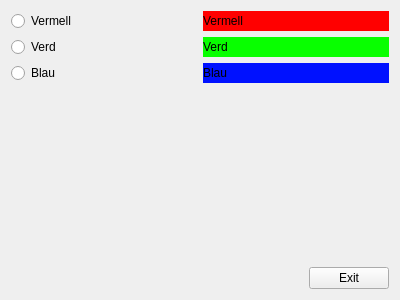
<?xml version="1.0" encoding="UTF-8"?>
<ui version="4.0">
 <class>Form</class>
 <widget class="QWidget" name="Form">
  <property name="geometry">
   <rect>
    <x>0</x>
    <y>0</y>
    <width>400</width>
    <height>300</height>
   </rect>
  </property>
  <property name="windowTitle">
   <string>Form</string>
  </property>
  <layout class="QVBoxLayout" name="verticalLayout_3">
   <item>
    <layout class="QVBoxLayout" name="verticalLayout">
     <item>
      <layout class="QHBoxLayout" name="horizontalLayout">
       <item>
        <widget class="QRadioButton" name="radioButton">
         <property name="text">
          <string>Vermell</string>
         </property>
        </widget>
       </item>
       <item>
        <widget class="QLabel" name="label">
         <property name="autoFillBackground">
          <bool>false</bool>
         </property>
         <property name="styleSheet">
          <string notr="true">background-color: rgb(255, 0, 0);</string>
         </property>
         <property name="text">
          <string>Vermell</string>
         </property>
        </widget>
       </item>
      </layout>
     </item>
     <item>
      <layout class="QHBoxLayout" name="horizontalLayout_2">
       <item>
        <widget class="QRadioButton" name="radioButton_2">
         <property name="text">
          <string>Verd</string>
         </property>
        </widget>
       </item>
       <item>
        <widget class="QLabel" name="label_2">
         <property name="styleSheet">
          <string notr="true">background-color: rgb(8, 255, 0);</string>
         </property>
         <property name="text">
          <string>Verd</string>
         </property>
        </widget>
       </item>
      </layout>
     </item>
     <item>
      <layout class="QHBoxLayout" name="horizontalLayout_3">
       <item>
        <widget class="QRadioButton" name="radioButton_3">
         <property name="text">
          <string>Blau</string>
         </property>
        </widget>
       </item>
       <item>
        <widget class="QLabel" name="label_3">
         <property name="styleSheet">
          <string notr="true">background-color: rgb(0, 17, 255);</string>
         </property>
         <property name="text">
          <string>Blau</string>
         </property>
        </widget>
       </item>
      </layout>
     </item>
    </layout>
   </item>
   <item>
    <layout class="QHBoxLayout" name="horizontalLayout_4">
     <item>
      <spacer name="horizontalSpacer">
       <property name="orientation">
        <enum>Qt::Horizontal</enum>
       </property>
       <property name="sizeHint" stdset="0">
        <size>
         <width>40</width>
         <height>20</height>
        </size>
       </property>
      </spacer>
     </item>
     <item>
      <layout class="QVBoxLayout" name="verticalLayout_2">
       <item>
        <spacer name="verticalSpacer">
         <property name="orientation">
          <enum>Qt::Vertical</enum>
         </property>
         <property name="sizeHint" stdset="0">
          <size>
           <width>20</width>
           <height>40</height>
          </size>
         </property>
        </spacer>
       </item>
       <item>
        <widget class="QPushButton" name="pushButton">
         <property name="text">
          <string>Exit</string>
         </property>
        </widget>
       </item>
      </layout>
     </item>
    </layout>
   </item>
  </layout>
 </widget>
 <resources/>
 <connections>
  <connection>
   <sender>radioButton</sender>
   <signal>clicked(bool)</signal>
   <receiver>label</receiver>
   <slot>setEnabled(bool)</slot>
   <hints>
    <hint type="sourcelabel">
     <x>63</x>
     <y>62</y>
    </hint>
    <hint type="destinationlabel">
     <x>205</x>
     <y>58</y>
    </hint>
   </hints>
  </connection>
  <connection>
   <sender>radioButton</sender>
   <signal>clicked(bool)</signal>
   <receiver>label_2</receiver>
   <slot>setDisabled(bool)</slot>
   <hints>
    <hint type="sourcelabel">
     <x>105</x>
     <y>63</y>
    </hint>
    <hint type="destinationlabel">
     <x>206</x>
     <y>89</y>
    </hint>
   </hints>
  </connection>
  <connection>
   <sender>radioButton</sender>
   <signal>clicked(bool)</signal>
   <receiver>label_3</receiver>
   <slot>setDisabled(bool)</slot>
   <hints>
    <hint type="sourcelabel">
     <x>93</x>
     <y>68</y>
    </hint>
    <hint type="destinationlabel">
     <x>203</x>
     <y>120</y>
    </hint>
   </hints>
  </connection>
  <connection>
   <sender>pushButton</sender>
   <signal>clicked()</signal>
   <receiver>Form</receiver>
   <slot>close()</slot>
   <hints>
    <hint type="sourcelabel">
     <x>344</x>
     <y>276</y>
    </hint>
    <hint type="destinationlabel">
     <x>355</x>
     <y>239</y>
    </hint>
   </hints>
  </connection>
  <connection>
   <sender>radioButton_2</sender>
   <signal>clicked(bool)</signal>
   <receiver>label</receiver>
   <slot>setDisabled(bool)</slot>
   <hints>
    <hint type="sourcelabel">
     <x>75</x>
     <y>97</y>
    </hint>
    <hint type="destinationlabel">
     <x>208</x>
     <y>54</y>
    </hint>
   </hints>
  </connection>
  <connection>
   <sender>radioButton_2</sender>
   <signal>clicked(bool)</signal>
   <receiver>label_2</receiver>
   <slot>setEnabled(bool)</slot>
   <hints>
    <hint type="sourcelabel">
     <x>108</x>
     <y>95</y>
    </hint>
    <hint type="destinationlabel">
     <x>221</x>
     <y>90</y>
    </hint>
   </hints>
  </connection>
  <connection>
   <sender>radioButton_2</sender>
   <signal>clicked(bool)</signal>
   <receiver>label_3</receiver>
   <slot>setDisabled(bool)</slot>
   <hints>
    <hint type="sourcelabel">
     <x>99</x>
     <y>87</y>
    </hint>
    <hint type="destinationlabel">
     <x>201</x>
     <y>117</y>
    </hint>
   </hints>
  </connection>
  <connection>
   <sender>radioButton_3</sender>
   <signal>clicked(bool)</signal>
   <receiver>label</receiver>
   <slot>setDisabled(bool)</slot>
   <hints>
    <hint type="sourcelabel">
     <x>98</x>
     <y>129</y>
    </hint>
    <hint type="destinationlabel">
     <x>208</x>
     <y>58</y>
    </hint>
   </hints>
  </connection>
  <connection>
   <sender>radioButton_3</sender>
   <signal>clicked(bool)</signal>
   <receiver>label_2</receiver>
   <slot>setDisabled(bool)</slot>
   <hints>
    <hint type="sourcelabel">
     <x>122</x>
     <y>122</y>
    </hint>
    <hint type="destinationlabel">
     <x>203</x>
     <y>87</y>
    </hint>
   </hints>
  </connection>
  <connection>
   <sender>radioButton_3</sender>
   <signal>clicked(bool)</signal>
   <receiver>label_3</receiver>
   <slot>setEnabled(bool)</slot>
   <hints>
    <hint type="sourcelabel">
     <x>109</x>
     <y>122</y>
    </hint>
    <hint type="destinationlabel">
     <x>200</x>
     <y>120</y>
    </hint>
   </hints>
  </connection>
 </connections>
</ui>
